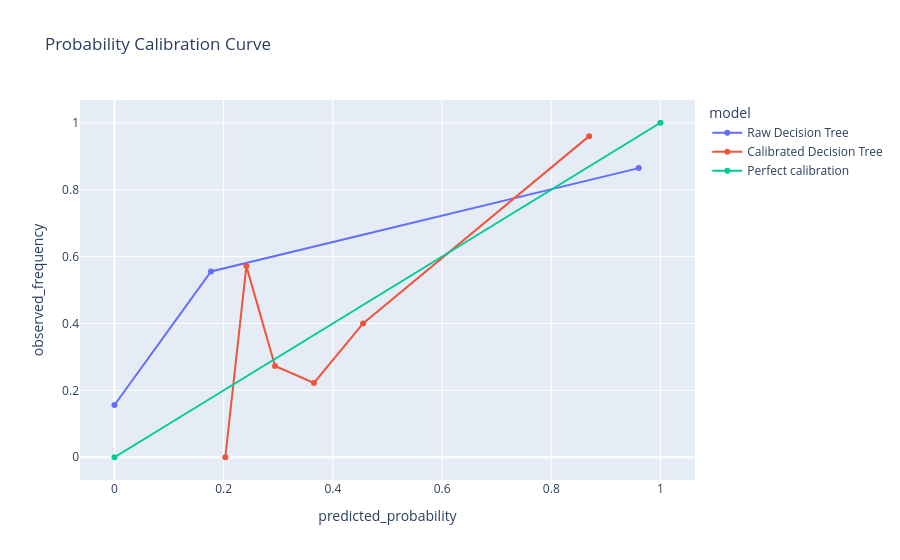

The cell this chart's notebook holds for it:
### Code cell
# Calibration Curve

raw_fraction_positive, raw_mean_predicted = (
    calibration_curve(
        y_test,
        final_probabilities,
        n_bins=10,
        strategy="quantile",
    )
)

(
    calibrated_fraction_positive,
    calibrated_mean_predicted,
) = calibration_curve(
    y_test,
    calibrated_probabilities,
    n_bins=10,
    strategy="quantile",
)

raw_calibration_df = pd.DataFrame({
    "predicted_probability":
        raw_mean_predicted,
    "observed_frequency":
        raw_fraction_positive,
    "model": "Raw Decision Tree",
})

calibrated_curve_df = pd.DataFrame({
    "predicted_probability":
        calibrated_mean_predicted,
    "observed_frequency":
        calibrated_fraction_positive,
    "model": "Calibrated Decision Tree",
})

perfect_calibration_df = pd.DataFrame({
    "predicted_probability": [0, 1],
    "observed_frequency": [0, 1],
    "model": "Perfect calibration",
})

calibration_plot_df = pd.concat(
    [
        raw_calibration_df,
        calibrated_curve_df,
        perfect_calibration_df,
    ],
    ignore_index=True,
)

calibration_figure = px.line(
    calibration_plot_df,
    x="predicted_probability",
    y="observed_frequency",
    color="model",
    markers=True,
    title="Probability Calibration Curve",
)

calibration_figure.show()

calibration_figure.write_html(
    CHART_DIR / "probability_calibration.html"
)

### Figure 1 — Plotly figure (JSON) as saved in the notebook; plotly's stock layout.template omitted (floating-point values rounded to 4 significant figures)
{"data": [{"hovertemplate": "model=Raw Decision Tree<br>predicted_probability=%{x}<br>observed_frequency=%{y}<extra></extra>", "legendgroup": "Raw Decision Tree", "line": {"color": "#636efa", "dash": "solid"}, "marker": {"symbol": "circle"}, "mode": "lines+markers", "name": "Raw Decision Tree", "orientation": "v", "showlegend": true, "type": "scatter", "x": [0.0, 0.1768, 0.9602], "xaxis": "x", "y": [0.1562, 0.5556, 0.8644], "yaxis": "y"}, {"hovertemplate": "model=Calibrated Decision Tree<br>predicted_probability=%{x}<br>observed_frequency=%{y}<extra></extra>", "legendgroup": "Calibrated Decision Tree", "line": {"color": "#EF553B", "dash": "solid"}, "marker": {"symbol": "circle"}, "mode": "lines+markers", "name": "Calibrated Decision Tree", "orientation": "v", "showlegend": true, "type": "scatter", "x": [0.203, 0.2415, 0.294, 0.3653, 0.4553, 0.8693], "xaxis": "x", "y": [0.0, 0.5714, 0.2727, 0.2222, 0.4, 0.96], "yaxis": "y"}, {"hovertemplate": "model=Perfect calibration<br>predicted_probability=%{x}<br>observed_frequency=%{y}<extra></extra>", "legendgroup": "Perfect calibration", "line": {"color": "#00cc96", "dash": "solid"}, "marker": {"symbol": "circle"}, "mode": "lines+markers", "name": "Perfect calibration", "orientation": "v", "showlegend": true, "type": "scatter", "x": [0.0, 1.0], "xaxis": "x", "y": [0.0, 1.0], "yaxis": "y"}], "layout": {"legend": {"title": {"text": "model"}, "tracegroupgap": 0}, "title": {"text": "Probability Calibration Curve"}, "xaxis": {"anchor": "y", "domain": [0, 1], "title": {"text": "predicted_probability"}}, "yaxis": {"anchor": "x", "domain": [0, 1], "title": {"text": "observed_frequency"}}}}
